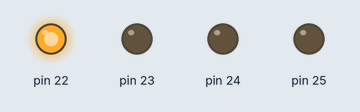
A sketch run on a simulated Arduino Mega 2560, built with avr-gcc and run on an emulated ATmega2560. Parts: output pins drawn as LEDs (lit = HIGH). What the sketch prints to the serial monitor is not drawn.

Above: at 4.6 s.
At 11.6 s:
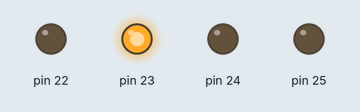
At 18.6 s:
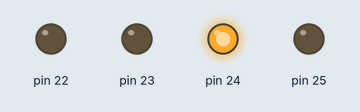
At 25.6 s:
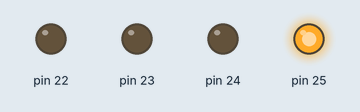
At 30.6 s:
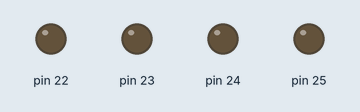
Timing chart, 0 to 42.4 s (numbered marks = the images above):
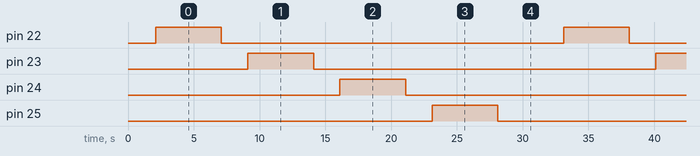

Measured:
- by itself, pin 22–25: alternates HIGH for 5.0 s and LOW for 26.0 s
- by itself, everything shown: repeats every 31.0 s, in 8 steps

The sketch:

test_each_pin.ino
```cpp
/**
 * Arduino Mega - Test Each Pin of Block 1
 * Тестирует каждый пин по отдельности
 */

void setup() {
  Serial.begin(115200);
  delay(100);

  Serial.println("\n========================================");
  Serial.println("  BLOCK 1 - EACH PIN TEST");
  Serial.println("========================================\n");

  pinMode(22, OUTPUT);
  pinMode(23, OUTPUT);
  pinMode(24, OUTPUT);
  pinMode(25, OUTPUT);

  digitalWrite(22, LOW);
  digitalWrite(23, LOW);
  digitalWrite(24, LOW);
  digitalWrite(25, LOW);

  Serial.println("[INIT] All pins LOW");
  delay(2000);
}

void loop() {
  // Test Pin 22
  Serial.println("\n=== PIN 22 = HIGH ===");
  digitalWrite(22, HIGH);
  Serial.println("⏳ 5 seconds - CHECK WHICH ACTUATOR MOVES!");
  delay(5000);
  digitalWrite(22, LOW);
  delay(2000);

  // Test Pin 23
  Serial.println("\n=== PIN 23 = HIGH ===");
  digitalWrite(23, HIGH);
  Serial.println("⏳ 5 seconds - CHECK WHICH ACTUATOR MOVES!");
  delay(5000);
  digitalWrite(23, LOW);
  delay(2000);

  // Test Pin 24
  Serial.println("\n=== PIN 24 = HIGH ===");
  digitalWrite(24, HIGH);
  Serial.println("⏳ 5 seconds - CHECK WHICH ACTUATOR MOVES!");
  delay(5000);
  digitalWrite(24, LOW);
  delay(2000);

  // Test Pin 25
  Serial.println("\n=== PIN 25 = HIGH ===");
  digitalWrite(25, HIGH);
  Serial.println("⏳ 5 seconds - CHECK WHICH ACTUATOR MOVES!");
  delay(5000);
  digitalWrite(25, LOW);
  delay(2000);

  Serial.println("\n========================================");
  Serial.println("All 4 pins tested - repeating...");
  Serial.println("========================================\n");
  delay(3000);
}
```
